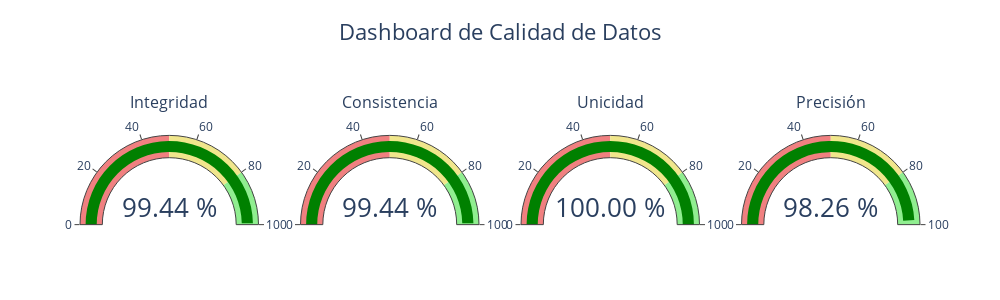

The notebook cell this image was saved under:
### Markdown cell above
### Gráficos

### Code cell
kpis = {
    'Integridad': Integridad_KPI,
    'Consistencia': Consistencia_KPI,
    'Unicidad': Unicidad_KPI,
    'Precisión': Precision_KPI
}

def kpi_color(value):
    if value < 50:
        return 'red'
    elif value < 80:
        return 'orange'
    else:
        return 'green'

fig = make_subplots(
    rows=1, cols=4,
    specs=[[{'type':'indicator'}]*4]
)

for idx, (name, value) in enumerate(kpis.items()):
    fig.add_trace(go.Indicator(
    mode='gauge+number',
    value=value,
    title={'text': name, 'font': {'size': 16}},
    gauge={
        'axis': {'range':[0,100]},
        'bar': {'color': kpi_color(value)},
        'steps': [
            {'range':[0,50],'color':'lightcoral'},
            {'range':[50,80],'color':'khaki'},
            {'range':[80,100],'color':'lightgreen'}
        ],
    },
    number={'suffix':' %', 'font':{'size':26}, 'valueformat':'.2f'}  # <-- aquí
), row=1, col=idx+1)


fig.update_layout(
    title={'text':'Dashboard de Calidad de Datos','x':0.5,'font':{'size':22}},
    height=300, width=1000, margin=dict(t=80, b=20)
)

fig.show()

### Figure 1 — Plotly figure (JSON) as saved in the notebook; plotly's stock layout.template omitted (floating-point values rounded to 4 significant figures)
{"data": [{"domain": {"x": [0, 0.2125], "y": [0, 1]}, "gauge": {"axis": {"range": [0, 100]}, "bar": {"color": "green"}, "steps": [{"color": "lightcoral", "range": [0, 50]}, {"color": "khaki", "range": [50, 80]}, {"color": "lightgreen", "range": [80, 100]}]}, "mode": "gauge+number", "number": {"font": {"size": 26}, "suffix": " %", "valueformat": ".2f"}, "title": {"font": {"size": 16}, "text": "Integridad"}, "type": "indicator", "value": 99.44}, {"domain": {"x": [0.2625, 0.475], "y": [0, 1]}, "gauge": {"axis": {"range": [0, 100]}, "bar": {"color": "green"}, "steps": [{"color": "lightcoral", "range": [0, 50]}, {"color": "khaki", "range": [50, 80]}, {"color": "lightgreen", "range": [80, 100]}]}, "mode": "gauge+number", "number": {"font": {"size": 26}, "suffix": " %", "valueformat": ".2f"}, "title": {"font": {"size": 16}, "text": "Consistencia"}, "type": "indicator", "value": 99.44}, {"domain": {"x": [0.525, 0.7375], "y": [0, 1]}, "gauge": {"axis": {"range": [0, 100]}, "bar": {"color": "green"}, "steps": [{"color": "lightcoral", "range": [0, 50]}, {"color": "khaki", "range": [50, 80]}, {"color": "lightgreen", "range": [80, 100]}]}, "mode": "gauge+number", "number": {"font": {"size": 26}, "suffix": " %", "valueformat": ".2f"}, "title": {"font": {"size": 16}, "text": "Unicidad"}, "type": "indicator", "value": 100}, {"domain": {"x": [0.7875, 1], "y": [0, 1]}, "gauge": {"axis": {"range": [0, 100]}, "bar": {"color": "green"}, "steps": [{"color": "lightcoral", "range": [0, 50]}, {"color": "khaki", "range": [50, 80]}, {"color": "lightgreen", "range": [80, 100]}]}, "mode": "gauge+number", "number": {"font": {"size": 26}, "suffix": " %", "valueformat": ".2f"}, "title": {"font": {"size": 16}, "text": "Precisión"}, "type": "indicator", "value": 98.26}], "layout": {"height": 300, "margin": {"b": 20, "t": 80}, "title": {"font": {"size": 22}, "text": "Dashboard de Calidad de Datos", "x": 0.5}, "width": 1000}}
